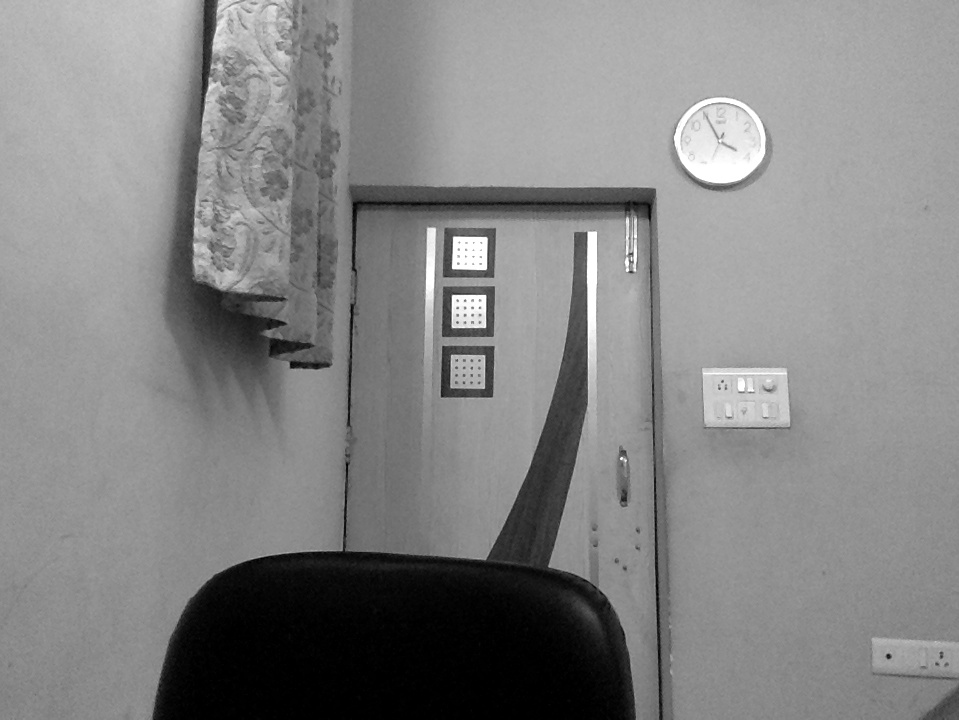
#> input picture referenceBackgroundImg.jpg, 959 x 720 px, found by its file name
$ python plot_chan_vese.py
#> lines starting #> are read from the running program, lines starting #| are printed output that depends on the picture
"""
======================
Chan-Vese Segmentation
======================

The Chan-Vese segmentation algorithm is designed to segment objects without
clearly defined boundaries. This algorithm is based on level sets that are
evolved iteratively to minimize an energy, which is defined by
weighted values corresponding to the sum of differences intensity
from the average value outside the segmented region, the sum of
differences from the average value inside the segmented region, and a
term which is dependent on the length of the boundary of the segmented
region.

This algorithm was first proposed by Tony Chan and Luminita Vese, in
a publication entitled "An Active Contour Model Without Edges" [1]_. See also
[2]_, [3]_.

This implementation of the algorithm is somewhat simplified in the
sense that the area factor 'nu' described in the original paper is not
implemented, and is only suitable for grayscale images.

Typical values for ``lambda1`` and ``lambda2`` are 1. If the 'background' is
very different from the segmented object in terms of distribution (for
example, a uniform black image with figures of varying intensity), then
these values should be different from each other.

Typical values for ``mu`` are between 0 and 1, though higher values can be
used when dealing with shapes with very ill-defined contours.

The algorithm also returns a list of values that corresponds to the
energy at each iteration. This can be used to adjust the various
parameters described above.

References
----------
.. [1] An Active Contour Model without Edges, Tony Chan and
       Luminita Vese, Scale-Space Theories in Computer Vision, 1999,
       :DOI:`10.1007/3-540-48236-9_13`
.. [2] Chan-Vese Segmentation, Pascal Getreuer, Image Processing On
       Line, 2 (2012), pp. 214-224,
       :DOI:`10.5201/ipol.2012.g-cv`
.. [3] The Chan-Vese Algorithm - Project Report, Rami Cohen, 2011
       :arXiv:`1107.2782`
"""
import matplotlib.pyplot as plt
from skimage import data, img_as_float
from skimage.segmentation import chan_vese
import cv2
import numpy as np


img = cv2.imread('/Users/dt/Desktop/CodesTemp/ImmunityHealth/ImmunityHealthHackathon/referenceBackgroundImg.jpg')
#> img is the input picture: shape (720, 959, 3); min 0, max 255, mean 132.5
img = cv2.cvtColor(img,cv2.COLOR_BGR2GRAY)
#> img: shape (720, 959)
img = img.tolist()
#> img = 720 items
image = img_as_float(img)
# Feel free to play around with the parameters to see how they impact the result
cv = chan_vese(image, mu=0.25, lambda1=1, lambda2=1, tol=1e-3, max_iter=200,
               dt=0.5, init_level_set="checkerboard", extended_output=True)

fig, axes = plt.subplots(2, 2, figsize=(8, 8))
ax = axes.flatten()

ax[0].imshow(image, cmap="gray")
ax[0].set_axis_off()
ax[0].set_title("Original Image", fontsize=12)

ax[1].imshow(cv[0], cmap="gray")
ax[1].set_axis_off()
title = "Chan-Vese segmentation - {} iterations".format(len(cv[2]))
#> title = 'Chan-Vese segmentation - 59 iterations'
ax[1].set_title(title, fontsize=12)

ax[2].imshow(cv[1], cmap="gray")
ax[2].set_axis_off()
ax[2].set_title("Final Level Set", fontsize=12)

ax[3].plot(cv[2])
ax[3].set_title("Evolution of energy over iterations", fontsize=12)

fig.tight_layout()
plt.show()
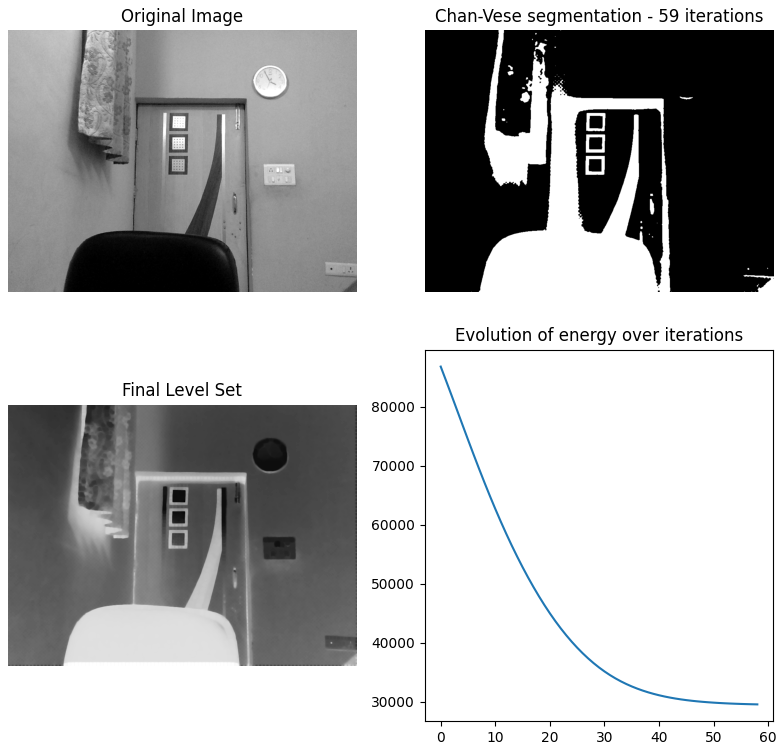
#> figure drawn by matplotlib, 4 panels; panel 4: curve peaks at x = 0, y = 86821.2
